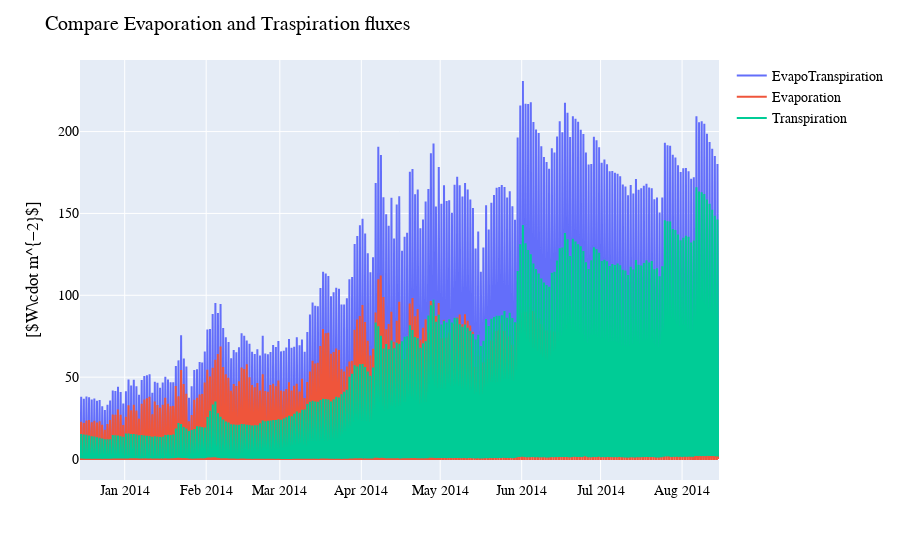

Source (notebook cell):
### Code cell
show_E_T('FluxEvapoTranspiration_PR_totalstress_prova2.csv','FluxTranspiration_PR_totalstress_prova2.csv','FluxEvaporation_PR_totalstress_prova2.csv')

### Figure 1 — Plotly figure (JSON) as saved in the notebook; plotly's stock layout.template omitted (floating-point values rounded to 4 significant figures; data arrays with more than 128 entries replaced by an {"elided": "..."} marker saying what was removed)
{"data": [{"mode": "lines", "name": "EvapoTranspiration", "type": "scatter", "x": {"elided": "5834 str values"}, "y": {"elided": "5834 float values"}}, {"mode": "lines", "name": "Evaporation", "type": "scatter", "x": {"elided": "5834 str values"}, "y": {"elided": "5834 float values"}}, {"mode": "lines", "name": "Transpiration", "type": "scatter", "x": {"elided": "5834 str values"}, "y": {"elided": "5834 float values"}}], "layout": {"autosize": true, "font": {"color": "Black", "family": "Times New Roman", "size": 14}, "legend": {"tracegroupgap": 0}, "margin": {"t": 60}, "title": {"font": {"color": "Black", "family": "Times New Roman"}, "text": "Compare Evaporation and Traspiration fluxes"}, "xaxis": {"anchor": "y", "autorange": true, "domain": [0, 1], "range": ["2013-12-15", "2014-08-15 01:00"], "showspikes": false, "type": "date"}, "yaxis": {"anchor": "x", "autorange": true, "domain": [0, 1], "range": [-12.83, 243.7], "showspikes": false, "title": {"text": "[$W\\cdot m^{−2}$]"}, "type": "linear"}}}
